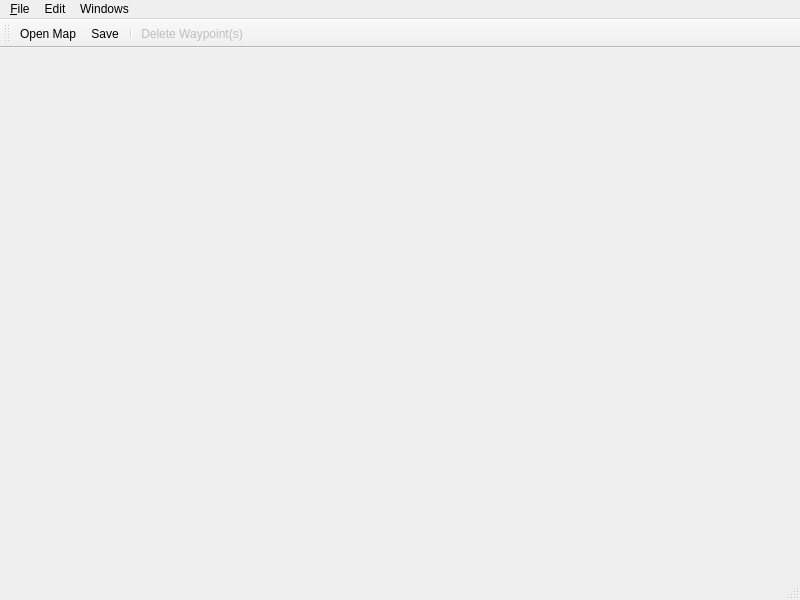
<?xml version="1.0" encoding="UTF-8"?>
<ui version="4.0">
 <class>MainWindow</class>
 <widget class="QMainWindow" name="MainWindow">
  <property name="geometry">
   <rect>
    <x>0</x>
    <y>0</y>
    <width>800</width>
    <height>600</height>
   </rect>
  </property>
  <property name="windowTitle">
   <string>MainWindow</string>
  </property>
  <widget class="QWidget" name="centralwidget"/>
  <widget class="QMenuBar" name="menubar">
   <property name="geometry">
    <rect>
     <x>0</x>
     <y>0</y>
     <width>800</width>
     <height>20</height>
    </rect>
   </property>
   <widget class="QMenu" name="menuFile">
    <property name="title">
     <string>&amp;File</string>
    </property>
    <addaction name="mActionOpenMap"/>
    <addaction name="mActionCloseMap"/>
    <addaction name="mChangeContextAction"/>
    <addaction name="separator"/>
    <addaction name="mActionSave"/>
    <addaction name="separator"/>
    <addaction name="mActionQuit"/>
   </widget>
   <widget class="QMenu" name="menuEdit">
    <property name="title">
     <string>Edit</string>
    </property>
    <addaction name="mActionRenderingOptions"/>
    <addaction name="mActionAddEdge"/>
    <addaction name="mActionRemoveEdge"/>
   </widget>
   <widget class="QMenu" name="menuWindows">
    <property name="title">
     <string>Windows</string>
    </property>
    <addaction name="mActionPropertyEditorVisible"/>
    <addaction name="mActionWaypointBrowserVisible"/>
   </widget>
   <addaction name="menuFile"/>
   <addaction name="menuEdit"/>
   <addaction name="menuWindows"/>
  </widget>
  <widget class="QStatusBar" name="statusbar"/>
  <widget class="QToolBar" name="toolBar">
   <property name="windowTitle">
    <string>toolBar</string>
   </property>
   <attribute name="toolBarArea">
    <enum>TopToolBarArea</enum>
   </attribute>
   <attribute name="toolBarBreak">
    <bool>false</bool>
   </attribute>
   <addaction name="mActionOpenMap"/>
   <addaction name="mActionSave"/>
   <addaction name="separator"/>
   <addaction name="mActionDeleteSelectedWaypoints"/>
  </widget>
  <action name="actionQuit">
   <property name="text">
    <string>Quit</string>
   </property>
  </action>
  <action name="mActionQuit">
   <property name="text">
    <string>&amp;Quit</string>
   </property>
  </action>
  <action name="mChangeContextAction">
   <property name="text">
    <string>Change Project Context</string>
   </property>
  </action>
  <action name="mActionOpenMap">
   <property name="icon">
    <iconset resource="AIUtilityResources.qrc">
     <normaloff>:/STAGE/icons/openmap_small.png</normaloff>:/STAGE/icons/openmap_small.png</iconset>
   </property>
   <property name="text">
    <string>&amp;Open Map</string>
   </property>
   <property name="shortcut">
    <string>Ctrl+O</string>
   </property>
  </action>
  <action name="mActionCloseMap">
   <property name="text">
    <string>&amp;Close Map</string>
   </property>
  </action>
  <action name="mActionRenderingOptions">
   <property name="text">
    <string>Rendering Options</string>
   </property>
  </action>
  <action name="mActionPropertyEditorVisible">
   <property name="checkable">
    <bool>true</bool>
   </property>
   <property name="checked">
    <bool>true</bool>
   </property>
   <property name="text">
    <string>Property Editor</string>
   </property>
  </action>
  <action name="mActionWaypointBrowserVisible">
   <property name="checkable">
    <bool>true</bool>
   </property>
   <property name="checked">
    <bool>true</bool>
   </property>
   <property name="text">
    <string>Waypoint Browser</string>
   </property>
  </action>
  <action name="mActionSave">
   <property name="icon">
    <iconset resource="AIUtilityResources.qrc">
     <normaloff>:/STAGE/icons/savemap_small.png</normaloff>:/STAGE/icons/savemap_small.png</iconset>
   </property>
   <property name="text">
    <string>&amp;Save</string>
   </property>
   <property name="shortcut">
    <string>Ctrl+S</string>
   </property>
  </action>
  <action name="mActionAddEdge">
   <property name="enabled">
    <bool>false</bool>
   </property>
   <property name="text">
    <string>Add Edge</string>
   </property>
  </action>
  <action name="mActionRemoveEdge">
   <property name="enabled">
    <bool>false</bool>
   </property>
   <property name="text">
    <string>Remove Edge</string>
   </property>
  </action>
  <action name="mActionDeleteSelectedWaypoints">
   <property name="enabled">
    <bool>false</bool>
   </property>
   <property name="icon">
    <iconset resource="AIUtilityResources.qrc">
     <normaloff>:/STAGE/icons/trash_small.png</normaloff>:/STAGE/icons/trash_small.png</iconset>
   </property>
   <property name="text">
    <string>Delete Waypoint(s)</string>
   </property>
   <property name="toolTip">
    <string>Delete selected waypoints.</string>
   </property>
  </action>
 </widget>
 <resources>
  <include location="AIUtilityResources.qrc"/>
 </resources>
 <connections>
  <connection>
   <sender>mActionQuit</sender>
   <signal>triggered()</signal>
   <receiver>MainWindow</receiver>
   <slot>close()</slot>
   <hints>
    <hint type="sourcelabel">
     <x>-1</x>
     <y>-1</y>
    </hint>
    <hint type="destinationlabel">
     <x>399</x>
     <y>299</y>
    </hint>
   </hints>
  </connection>
 </connections>
</ui>
